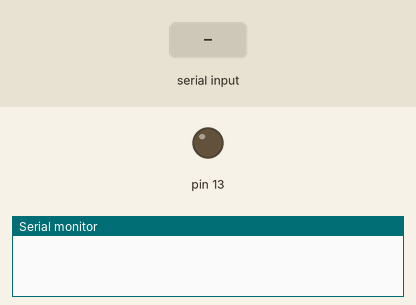
Bench run of a sketch on a simulated Arduino Uno, built with avr-gcc and run on an emulated ATmega328P. Parts: output pins drawn as LEDs (lit = HIGH), the last lines printed to the serial monitor. The test bench sets the inputs (shaded band).

Above: at 1.2 s.
1.3 s: "on" received over Serial
At 3.3 s:
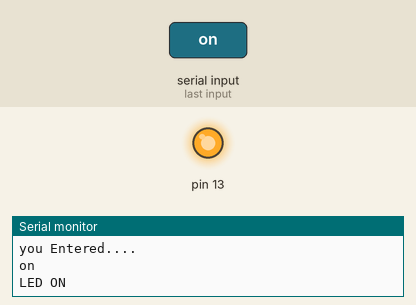
3.8 s: "off" received over Serial
At 5.2 s:
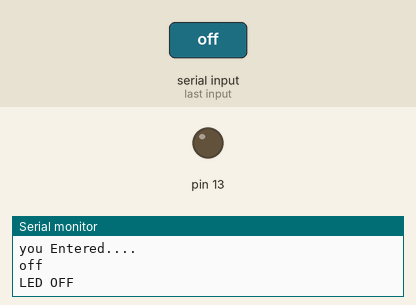
Timing chart, 0 to 6.8 s (numbered marks = the images above; inputs shaded):
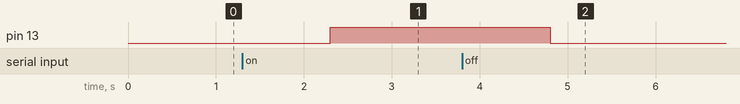

The sketch:

led_control.ino
```cpp
void setup() {
  // put your setup code here, to run once:
  Serial.begin(9600);
  pinMode(13, OUTPUT);

}

void loop() {
  // put your main code here, to run repeatedly:
  if(Serial.available()>0)
  {
    Serial.println("you Entered....");
    String inputString = Serial.readString();
    Serial.println(inputString);
    if(inputString=="on")
    {
      digitalWrite(13, HIGH);
      Serial.println("LED ON");
    }
    else if(inputString=="off")
    {
      digitalWrite(13, LOW);
      Serial.println("LED OFF");

    }
  }

}
```

Measured:
- after the input at 1.3 s, pin 13: LOW → HIGH after 1.0 s
- after the input at 3.8 s, pin 13: HIGH → LOW after 1.0 s
